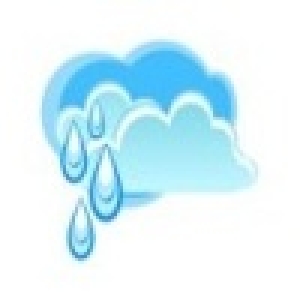
#> input picture lesson_16/image/rain.jpg, 100 x 100 px (shown 3 times larger)
$ python -i imageMaker.py   (imports and definitions only)
#> lines starting #> are read from the running program, lines starting #| are printed output that depends on the picture; pictures that were not available may be replaced by others from this repository, and a replacement may not be noted
import cv2
import os

WEATHER = {'Sun.jpg': 'солнечно, ясно, малооблачно, облачно с прояснениями',
           'Rain.jpg': 'дождь, небольшой дождь, град, ливень, гроза',
           'Snow.jpg': 'снег, мокрый снег, снег с дождем, снегопад , обледенение, метель',
           'Cloud.jpg': 'облачно, пасмурно, туман'
           }


class ImageMaker:
    def __init__(self):
        self.blank = 'image/probe.jpg'
        self.b_color, self.g_color, self.r_color = 0, 0, 0
        self.b_color_delta, self.g_color_delta, self.r_color_delta = 0, 0, 0
        self.font = cv2.FONT_HERSHEY_COMPLEX
        self.color = cv2.COLOR_BAYER_BG2RGB
        self.mockup_dict = {0: 'Sun.jpg', 1: 'Rain.jpg', 2: 'Snow.jpg', 3: 'Cloud.jpg'}

    def make_mockup(self):
        image = cv2.imread(self.blank)
        height, width = image.shape[0], image.shape[1]
        icon = cv2.imread('image/sun.png')
        for mockup_number in range(4):
            if mockup_number == 0:
                self.b_color, self.g_color, self.r_color = 0, 255, 255
                self.b_color_delta, self.g_color_delta, self.r_color_delta = round(255 / height, 2), 0, 0
            elif mockup_number == 1:
                self.b_color, self.g_color, self.r_color = 255, 0, 0
                self.b_color_delta, self.g_color_delta, self.r_color_delta = 0, round(255 / height, 2), round(
                    255 / height, 2)
                icon = cv2.imread('image/rain.png')
            elif mockup_number == 2:
                self.b_color, self.g_color, self.r_color = 255, 170, 85
                self.b_color_delta, self.g_color_delta, self.r_color_delta = 0, round((255 - 170) / height, 2), round(
                    (255 - 85) / height, 2),
                icon = cv2.imread('image/snow.png')
            elif mockup_number == 3:
                self.b_color, self.g_color, self.r_color = 120, 120, 120
                self.b_color_delta, self.g_color_delta, self.r_color_delta = round((255 - 120) / height, 2), round(
                    (255 - 120) / height, 2), round((255 - 120) / height, 2)
                icon = cv2.imread('image/cloud.png')
            for x in range(0, width):
                if mockup_number == 2:
                    self.b_color, self.g_color, self.r_color = 255, 170, 85
                elif mockup_number == 3:
                    self.b_color, self.g_color, self.r_color = 120, 120, 120
                for y in range(0, height):
                    image[y, x] = [self.b_color, self.g_color, self.r_color]
                    self.b_color += self.b_color_delta
                    self.g_color += self.g_color_delta
                    self.r_color += self.r_color_delta
            roi = image[0:icon.shape[0], int(width - icon.shape[1]):width]
            icon_gray = cv2.cvtColor(icon, cv2.COLOR_BGR2GRAY)
            ret, mask = cv2.threshold(icon_gray, 10, 255, cv2.THRESH_BINARY)
            mask_inv = cv2.bitwise_not(mask)
            img_bg = cv2.bitwise_and(roi, roi, mask=mask_inv)
            icon_fg = cv2.bitwise_and(icon, icon, mask=mask)
            dst = cv2.add(img_bg, icon_fg)
            image[0:icon.shape[0], int(width - icon.shape[1]):width] = dst
            cv2.imwrite(self.mockup_dict[mockup_number], image)

    def draw_postcard(self, data: dict):
        check_img = []
        for value in self.mockup_dict.values():
            check_img.append(os.path.exists(value))
        if False in check_img:
            self.make_mockup()
        for key, value in WEATHER.items():
            if data["weather"].lower() in value:
                self.blank = key
        # else: print(f'Данную погоду "{data["weather"].lower()}" необходимо добавить в нужный раздел переменной
        # WEATHER ')
        image = cv2.imread(self.blank)
        cv2.putText(image, f'{data["date"]}', (210, 30), self.font, 1, self.color)
        cv2.putText(image, 'Погода', (50, 30), self.font, 1, self.color)
        cv2.putText(image, f'Температура днем: {data["t_day"]}', (5, 90), self.font, 1, self.color)
        cv2.putText(image, f'Температура ночью: {data["t_night"]}', (5, 140), self.font, 1, self.color)
        cv2.putText(image, f'{data["weather"]}', (5, 190), self.font, 1, self.color)
        cv2.putText(image, 'У природы нет плохой погоды!', (80, 245), self.font, 0.6, self.color)
        cv2.imshow('Test', image)
        cv2.waitKey(0)
        cv2.destroyAllWindows()

>>> import cv2
>>> picture = cv2.imread('image/rain.jpg', cv2.IMREAD_GRAYSCALE)
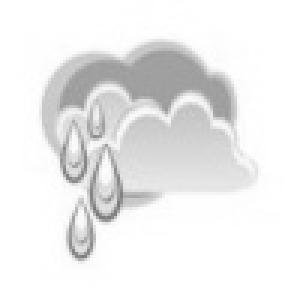
#> picture: shape (100, 100) (shown 3 times larger); min 121, max 255, mean 237
>>> result = ImageMaker().draw_postcard(picture)
#> in make_mockup, image is the input picture: shape (100, 100, 3); mean B, G, R 250.5, 243.2, 219.3
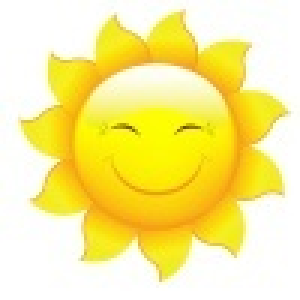
#> input picture lesson_16/image/sun.jpg, 100 x 100 px, given in place of sun.png, which was not available (shown 3 times larger)
#> in make_mockup, icon is the input picture: shape (100, 100, 3); mean B, G, R 145.2, 237, 250.3
#> after the loop in make_mockup, `for x in range(0, width):`:
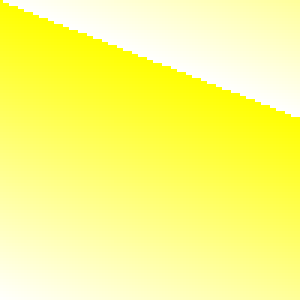
#> image: shape (100, 100, 3) (shown 3 times larger); mean B, G, R 127.2, 255, 255
#> in make_mockup, `icon_gray = cv2.cvtColor(icon, cv2.COLOR_BGR2GRAY)`:
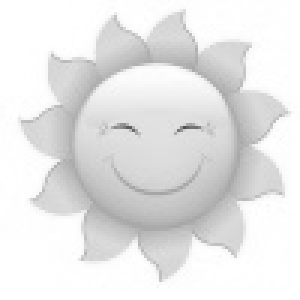
#> icon_gray: shape (100, 100) (shown 3 times larger); min 81, max 255, mean 230.6
#> in make_mockup, `ret, mask = cv2.threshold(icon_gray, 10, 255, cv2.THRESH_BINARY)`: mask: shape (100, 100); every value is 255
#> in make_mockup, `mask_inv = cv2.bitwise_not(mask)`: mask_inv: shape (100, 100); every value is 0
#> in make_mockup, `img_bg = cv2.bitwise_and(roi, roi, mask=mask_inv)`: img_bg: shape (100, 100, 3); every value is 0
#> (the run stopped early here; a loop or call above may not have finished)
